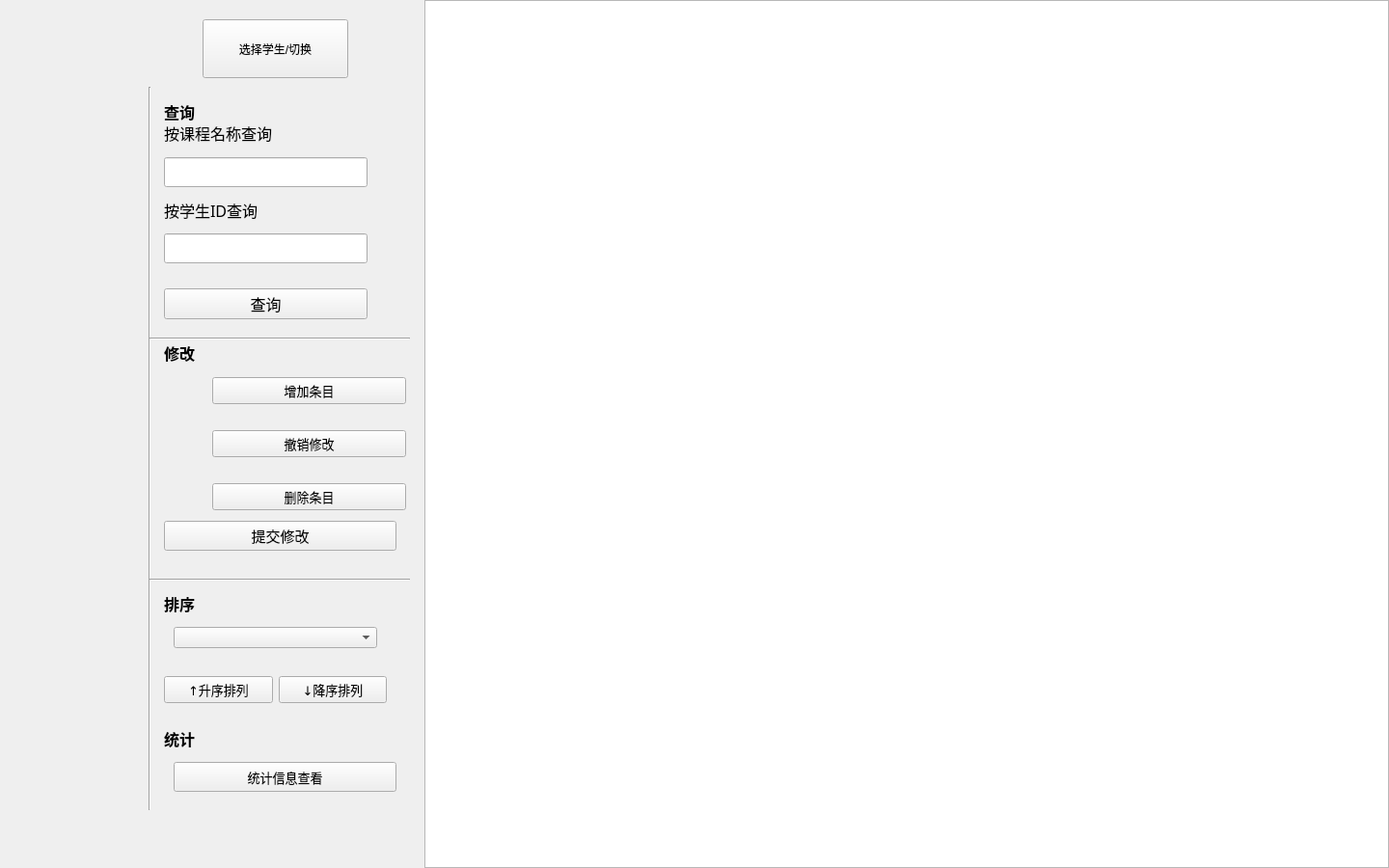
<?xml version="1.0" encoding="UTF-8"?>
<ui version="4.0">
 <class>MainWindow</class>
 <widget class="QMainWindow" name="MainWindow">
  <property name="geometry">
   <rect>
    <x>0</x>
    <y>0</y>
    <width>1440</width>
    <height>900</height>
   </rect>
  </property>
  <property name="windowTitle">
   <string>MainWindow</string>
  </property>
  <widget class="QWidget" name="centralwidget">
   <widget class="QTableView" name="tableView">
    <property name="geometry">
     <rect>
      <x>440</x>
      <y>0</y>
      <width>1000</width>
      <height>900</height>
     </rect>
    </property>
   </widget>
   <widget class="QWidget" name="widget_2" native="true">
    <property name="geometry">
     <rect>
      <x>30</x>
      <y>75</y>
      <width>118</width>
      <height>750</height>
     </rect>
    </property>
    <layout class="QVBoxLayout" name="verticalLayout">
     <item>
      <widget class="QLabel" name="label">
       <property name="text">
        <string/>
       </property>
       <property name="pixmap">
        <pixmap resource="Resources/Resources.qrc">:/IconQuery.png</pixmap>
       </property>
      </widget>
     </item>
     <item>
      <widget class="QLabel" name="label_2">
       <property name="text">
        <string/>
       </property>
       <property name="pixmap">
        <pixmap resource="Resources/Resources.qrc">:/IconModify.png</pixmap>
       </property>
      </widget>
     </item>
     <item>
      <widget class="QLabel" name="label_3">
       <property name="text">
        <string/>
       </property>
       <property name="pixmap">
        <pixmap resource="Resources/Resources.qrc">:/IconStatistic.png</pixmap>
       </property>
      </widget>
     </item>
    </layout>
   </widget>
   <widget class="QWidget" name="widget" native="true">
    <property name="geometry">
     <rect>
      <x>170</x>
      <y>120</y>
      <width>211</width>
      <height>211</height>
     </rect>
    </property>
    <property name="font">
     <font>
      <family>等线</family>
      <pointsize>12</pointsize>
     </font>
    </property>
    <layout class="QGridLayout" name="gridLayout">
     <item row="1" column="0">
      <widget class="QLineEdit" name="lineEdit">
       <property name="styleSheet">
        <string notr="true"/>
       </property>
      </widget>
     </item>
     <item row="0" column="0">
      <widget class="QLabel" name="label_4">
       <property name="text">
        <string>按课程名称查询</string>
       </property>
       <property name="textFormat">
        <enum>Qt::RichText</enum>
       </property>
      </widget>
     </item>
     <item row="3" column="0">
      <widget class="QLineEdit" name="lineEdit_2"/>
     </item>
     <item row="4" column="0">
      <spacer name="verticalSpacer">
       <property name="orientation">
        <enum>Qt::Vertical</enum>
       </property>
       <property name="sizeType">
        <enum>QSizePolicy::Fixed</enum>
       </property>
       <property name="sizeHint" stdset="0">
        <size>
         <width>20</width>
         <height>20</height>
        </size>
       </property>
      </spacer>
     </item>
     <item row="5" column="0">
      <widget class="QPushButton" name="btn_queryTable">
       <property name="autoFillBackground">
        <bool>true</bool>
       </property>
       <property name="styleSheet">
        <string notr="true">
QPushButton#btnXXX:focus{
border: 5px solid red;
}</string>
       </property>
       <property name="text">
        <string>查询</string>
       </property>
      </widget>
     </item>
     <item row="2" column="0">
      <widget class="QLabel" name="label_6">
       <property name="text">
        <string>按学生ID查询</string>
       </property>
      </widget>
     </item>
    </layout>
   </widget>
   <widget class="Line" name="line_3">
    <property name="geometry">
     <rect>
      <x>150</x>
      <y>90</y>
      <width>10</width>
      <height>750</height>
     </rect>
    </property>
    <property name="orientation">
     <enum>Qt::Vertical</enum>
    </property>
   </widget>
   <widget class="Line" name="line_4">
    <property name="geometry">
     <rect>
      <x>155</x>
      <y>350</y>
      <width>270</width>
      <height>3</height>
     </rect>
    </property>
    <property name="orientation">
     <enum>Qt::Horizontal</enum>
    </property>
   </widget>
   <widget class="Line" name="line_5">
    <property name="geometry">
     <rect>
      <x>155</x>
      <y>600</y>
      <width>270</width>
      <height>3</height>
     </rect>
    </property>
    <property name="orientation">
     <enum>Qt::Horizontal</enum>
    </property>
   </widget>
   <widget class="QWidget" name="widget_4" native="true">
    <property name="geometry">
     <rect>
      <x>220</x>
      <y>370</y>
      <width>201</width>
      <height>181</height>
     </rect>
    </property>
    <property name="font">
     <font>
      <family>等线</family>
      <pointsize>10</pointsize>
     </font>
    </property>
    <layout class="QVBoxLayout" name="verticalLayout_2">
     <item>
      <widget class="QPushButton" name="pushButton_2">
       <property name="text">
        <string>增加条目</string>
       </property>
      </widget>
     </item>
     <item>
      <widget class="QPushButton" name="pushButton_4">
       <property name="text">
        <string>撤销修改</string>
       </property>
      </widget>
     </item>
     <item>
      <widget class="QPushButton" name="pushButton_3">
       <property name="text">
        <string>删除条目</string>
       </property>
      </widget>
     </item>
    </layout>
   </widget>
   <widget class="QLabel" name="label_5">
    <property name="enabled">
     <bool>true</bool>
    </property>
    <property name="geometry">
     <rect>
      <x>200</x>
      <y>400</y>
      <width>25</width>
      <height>25</height>
     </rect>
    </property>
    <property name="text">
     <string/>
    </property>
    <property name="pixmap">
     <pixmap resource="Resources/Resources.qrc">:/nsIconAdd (1).png</pixmap>
    </property>
    <property name="scaledContents">
     <bool>true</bool>
    </property>
    <property name="wordWrap">
     <bool>false</bool>
    </property>
   </widget>
   <widget class="QLabel" name="label_8">
    <property name="geometry">
     <rect>
      <x>200</x>
      <y>450</y>
      <width>25</width>
      <height>25</height>
     </rect>
    </property>
    <property name="text">
     <string/>
    </property>
    <property name="pixmap">
     <pixmap resource="Resources/Resources.qrc">:/nsIconRevoke.png</pixmap>
    </property>
    <property name="scaledContents">
     <bool>true</bool>
    </property>
   </widget>
   <widget class="QLabel" name="label_7">
    <property name="geometry">
     <rect>
      <x>200</x>
      <y>490</y>
      <width>25</width>
      <height>25</height>
     </rect>
    </property>
    <property name="text">
     <string/>
    </property>
    <property name="pixmap">
     <pixmap resource="Resources/Resources.qrc">:/nsIconDel.png</pixmap>
    </property>
    <property name="scaledContents">
     <bool>true</bool>
    </property>
   </widget>
   <widget class="QPushButton" name="pushButton">
    <property name="geometry">
     <rect>
      <x>170</x>
      <y>540</y>
      <width>241</width>
      <height>31</height>
     </rect>
    </property>
    <property name="font">
     <font>
      <family>等线</family>
      <pointsize>11</pointsize>
     </font>
    </property>
    <property name="text">
     <string>提交修改</string>
    </property>
   </widget>
   <widget class="QComboBox" name="comboBox">
    <property name="geometry">
     <rect>
      <x>180</x>
      <y>650</y>
      <width>211</width>
      <height>22</height>
     </rect>
    </property>
   </widget>
   <widget class="QLabel" name="label_9">
    <property name="geometry">
     <rect>
      <x>170</x>
      <y>610</y>
      <width>111</width>
      <height>31</height>
     </rect>
    </property>
    <property name="font">
     <font>
      <family>等线</family>
      <pointsize>12</pointsize>
      <weight>75</weight>
      <bold>true</bold>
      <underline>false</underline>
     </font>
    </property>
    <property name="text">
     <string>排序</string>
    </property>
   </widget>
   <widget class="QWidget" name="widget_3" native="true">
    <property name="geometry">
     <rect>
      <x>170</x>
      <y>680</y>
      <width>231</width>
      <height>71</height>
     </rect>
    </property>
    <property name="font">
     <font>
      <family>等线</family>
      <pointsize>10</pointsize>
     </font>
    </property>
    <layout class="QHBoxLayout" name="horizontalLayout">
     <item>
      <widget class="QPushButton" name="pushButton_6">
       <property name="text">
        <string>↑升序排列</string>
       </property>
      </widget>
     </item>
     <item>
      <widget class="QPushButton" name="pushButton_5">
       <property name="text">
        <string>↓降序排列</string>
       </property>
      </widget>
     </item>
    </layout>
   </widget>
   <widget class="QLabel" name="label_10">
    <property name="geometry">
     <rect>
      <x>170</x>
      <y>750</y>
      <width>111</width>
      <height>31</height>
     </rect>
    </property>
    <property name="font">
     <font>
      <family>等线</family>
      <pointsize>12</pointsize>
      <weight>75</weight>
      <bold>true</bold>
     </font>
    </property>
    <property name="text">
     <string>统计</string>
    </property>
   </widget>
   <widget class="QPushButton" name="btn_statisticShow">
    <property name="geometry">
     <rect>
      <x>180</x>
      <y>790</y>
      <width>231</width>
      <height>31</height>
     </rect>
    </property>
    <property name="font">
     <font>
      <family>等线</family>
      <pointsize>10</pointsize>
     </font>
    </property>
    <property name="text">
     <string>统计信息查看</string>
    </property>
   </widget>
   <widget class="QLabel" name="label_12">
    <property name="geometry">
     <rect>
      <x>170</x>
      <y>350</y>
      <width>111</width>
      <height>31</height>
     </rect>
    </property>
    <property name="font">
     <font>
      <family>等线</family>
      <pointsize>12</pointsize>
      <weight>75</weight>
      <bold>true</bold>
     </font>
    </property>
    <property name="text">
     <string>修改</string>
    </property>
   </widget>
   <widget class="QLabel" name="label_13">
    <property name="geometry">
     <rect>
      <x>170</x>
      <y>100</y>
      <width>111</width>
      <height>31</height>
     </rect>
    </property>
    <property name="font">
     <font>
      <family>等线</family>
      <pointsize>12</pointsize>
      <weight>75</weight>
      <bold>true</bold>
     </font>
    </property>
    <property name="text">
     <string>查询</string>
    </property>
   </widget>
   <widget class="QPushButton" name="pushButton_8">
    <property name="geometry">
     <rect>
      <x>210</x>
      <y>20</y>
      <width>151</width>
      <height>61</height>
     </rect>
    </property>
    <property name="text">
     <string>选择学生/切换</string>
    </property>
   </widget>
  </widget>
  <widget class="QMenuBar" name="menubar">
   <property name="geometry">
    <rect>
     <x>0</x>
     <y>0</y>
     <width>1440</width>
     <height>23</height>
    </rect>
   </property>
  </widget>
 </widget>
 <resources>
  <include location="Resources/Resources.qrc"/>
 </resources>
 <connections/>
</ui>
